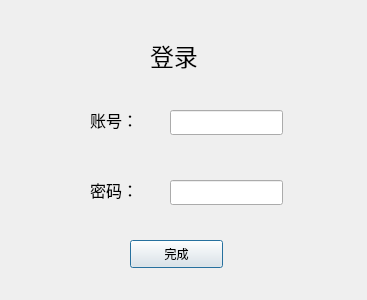
<?xml version="1.0" encoding="UTF-8"?>
<ui version="4.0">
 <class>Log_page</class>
 <widget class="QDialog" name="Log_page">
  <property name="geometry">
   <rect>
    <x>0</x>
    <y>0</y>
    <width>367</width>
    <height>300</height>
   </rect>
  </property>
  <property name="windowTitle">
   <string>Dialog</string>
  </property>
  <widget class="QLineEdit" name="account_edit">
   <property name="geometry">
    <rect>
     <x>170</x>
     <y>110</y>
     <width>113</width>
     <height>25</height>
    </rect>
   </property>
  </widget>
  <widget class="QLineEdit" name="password_edit">
   <property name="geometry">
    <rect>
     <x>170</x>
     <y>180</y>
     <width>113</width>
     <height>25</height>
    </rect>
   </property>
  </widget>
  <widget class="QLabel" name="label">
   <property name="geometry">
    <rect>
     <x>150</x>
     <y>30</y>
     <width>91</width>
     <height>51</height>
    </rect>
   </property>
   <property name="font">
    <font>
     <pointsize>18</pointsize>
    </font>
   </property>
   <property name="text">
    <string>登录</string>
   </property>
  </widget>
  <widget class="QLabel" name="label_2">
   <property name="geometry">
    <rect>
     <x>90</x>
     <y>110</y>
     <width>69</width>
     <height>19</height>
    </rect>
   </property>
   <property name="font">
    <font>
     <pointsize>12</pointsize>
    </font>
   </property>
   <property name="text">
    <string>账号：</string>
   </property>
  </widget>
  <widget class="QLabel" name="label_3">
   <property name="geometry">
    <rect>
     <x>90</x>
     <y>180</y>
     <width>69</width>
     <height>19</height>
    </rect>
   </property>
   <property name="font">
    <font>
     <pointsize>12</pointsize>
    </font>
   </property>
   <property name="text">
    <string>密码：</string>
   </property>
  </widget>
  <widget class="QPushButton" name="finish_button">
   <property name="geometry">
    <rect>
     <x>130</x>
     <y>240</y>
     <width>93</width>
     <height>28</height>
    </rect>
   </property>
   <property name="text">
    <string>完成</string>
   </property>
  </widget>
 </widget>
 <resources/>
 <connections/>
</ui>
